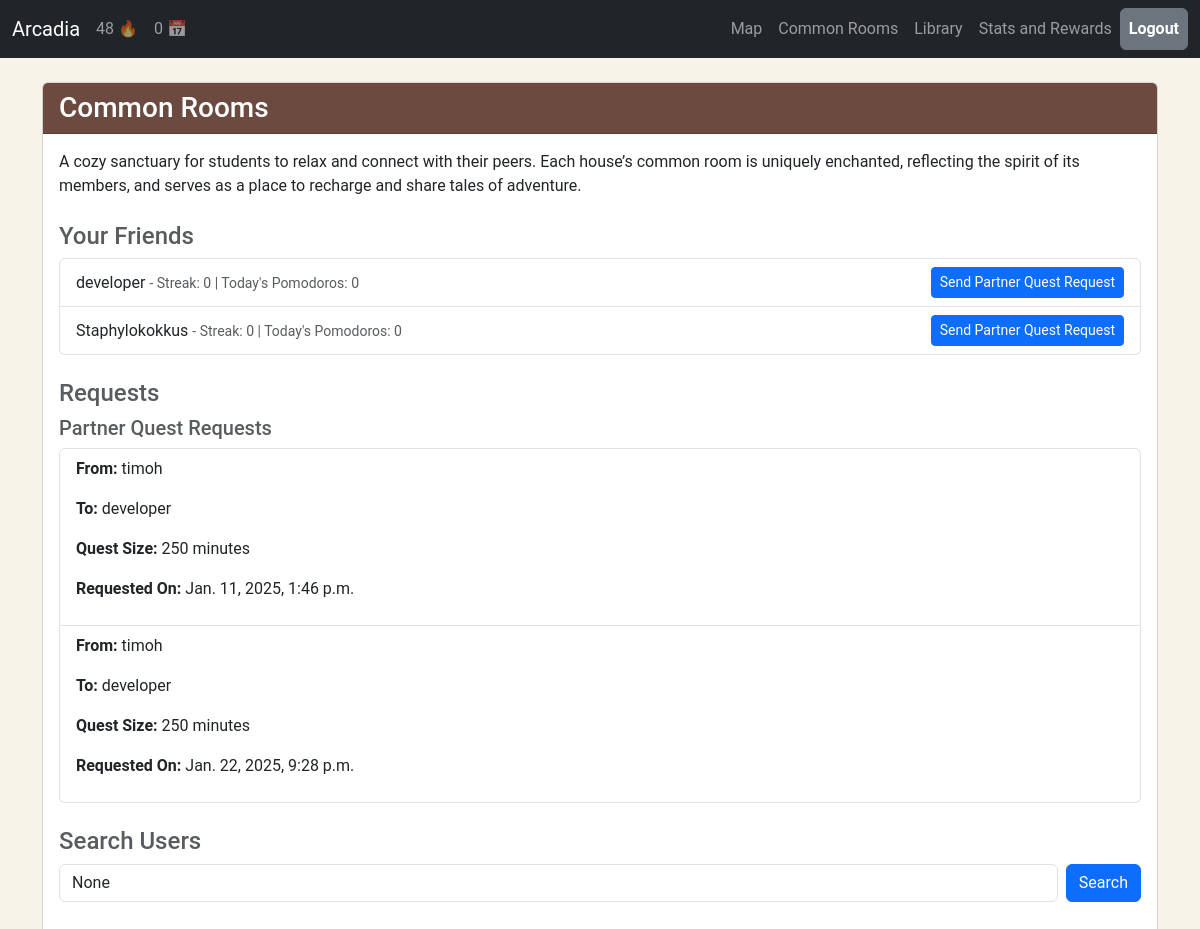
Screenshot of /pomo/common_rooms/ (signed in) with the database file from the repository.
### pomo/models.py (models this page shows, shortened)
class Location(models.Model):
    name = models.CharField(max_length=100)
    title = models.CharField(max_length=100, blank=True, null=True)
    description = models.TextField()

class PartnerQuestRequest(models.Model):
    from_user = models.ForeignKey(User, related_name='sent_partner_requests', on_delete=models.CASCADE)
    to_user = models.ForeignKey(User, related_name='received_partner_requests', on_delete=models.CASCADE)
    timestamp = models.DateTimeField(auto_now_add=True)
    size = models.IntegerField(default=10*25*60) # 10 pomodoros

### pomo/views.py (the view)
# urls.py: path('common_rooms/', common_rooms, name='common_rooms'),
@login_required
def common_rooms(request):
    partner_quest_context = get_context_partner_quests(request.user)
    friends = request.user.profile.friends.all()
    friend_requests = FriendRequest.objects.filter(to_user=request.user)
    friends_info = []
    for friend in friends:
        player_state = PlayerState.objects.get(player=friend.user)
        friends_info.append({
            'id': friend.user.id,
            'username': friend.user.username,
            'streak': player_state.get_streak(),
            'pomodoros_today': player_state.get_total_pomos_today(),
        })
    query = request.GET.get('q')
    if query:
        users = User.objects.filter(Q(username__icontains=query)).exclude(username=request.user.username)
    else:
        users = User.objects.none()
    stats = get_pomo_stats(request.user)
    location_description  = Location.objects.get(name='common_rooms').description
    return render(request, 'pomo/common_rooms.html', {
        **stats, **partner_quest_context,
        'location_description': location_description,
        'friends_info': friends_info,
        'friend_requests': friend_requests,
        'users': users,
        'query': query,
    })

### pomo/models.py (called while the page is built)
    def get_highest_streak(self):
        return self.highest_streak

    def get_streak(self):
        pomodoros = Timers.objects.filter(user=self.player).order_by('-date_completed')
        if not pomodoros.exists():
            return 0  # No pomodoros, so no streak
        today = timezone.now().date()
        timers_today = Timers.objects.filter(user=self.player, date_completed=today)
        yesterday = today - timedelta(1)
        timers_yesterday = Timers.objects.filter(user=self.player, date_completed=yesterday)
        if len(timers_today)==0 and len(timers_yesterday)==0:
            self.current_streak=0
            self.save()
            return 0
        else:
            return self.current_streak

    def get_total_pomos_today(self):
        today = timezone.now().date()
        timers_today = Timers.objects.filter(user=self.player, date_completed=today)
        total_pomodoros_today = len(timers_today)
        return total_pomodoros_today

### pomo/streak.py (called while the page is built)
def calculate_streak(user):
    pomodoros = Timers.objects.filter(user=user).order_by('-date_completed')
    if not pomodoros.exists():
        return 0  # No pomodoros, so no streak
    streak = 0
    today = timezone.now().date()
    yesterday = today - timedelta(1)
    if pomodoros[0].date_completed == today or pomodoros[0].date_completed == yesterday:
        streak = 1  # User completed a Pomodoro today, start streak count
        for i in range(1, len(pomodoros)):
            prev_day = pomodoros[i - 1].date_completed
            current_day = pomodoros[i].date_completed
            if prev_day - current_day == timedelta(days=1):
                streak += 1
            elif prev_day - current_day > timedelta(days=1):
                break
    return streak

### pomo/views.py (called while the page is built, shortened)
def get_context_partner_quests(user):
    partner_quests = PartnerQuest.objects.filter(models.Q(partner1=user) | models.Q(partner2=user))
    partner_quests_requests = PartnerQuestRequest.objects.filter(models.Q(from_user=user) | models.Q(to_user=user))
    partner_quest_list=[]
    request_list = []
    for request in partner_quests_requests:
        request_list.append({
            'id': request.id,
            'from_user': request.from_user.username,
            'to_user': request.to_user.username,
            'timestamp': request.timestamp,
            'size': request.size //60,
            'is_receiver': request.to_user == user,
        })
    return {'partner_quests': partner_quest_list, 'partner_quests_requests': request_list}

### pomo/templates/pomo/common_rooms.html (shortened to what this page needs)
{% load static %}
<!DOCTYPE html>
<html lang="en">
<head>
    <link href="https://cdn.jsdelivr.net/npm/bootstrap@5.3.2/dist/css/bootstrap.min.css" rel="stylesheet"
>
</head>
<body style="background-color: #f7f3e9; font-family: 'Roboto', sans-serif;">
    {% include "pomo/includes/navbar.html" %}
    <div class="container mt-4">
        <div class="card">
            <div class="card-header text-white" style="background-color: #6c4a3f;">
                <h3 class="mb-0">Common Rooms</h3>
            </div>
            <div class="card-body">
                <p class="mb-4">{{ location_description }}</p>
                <div class="mb-4">
                    <h4 class="text-muted">Your Friends</h4>
                    <ul class="list-group">
                        {% for friend in friends_info %}
                        <li class="list-group-item d-flex justify-content-between align-items-center">
                            <span>
                                {{ friend.username }}
                                <small class="text-muted"> - Streak: {{ friend.streak }} | Today's Pomodoros: {{ friend.pomodoros_today }}</small>
                            </span>
                            <form action="{% url 'send_partner_quest_request' friend.id %}" method="post"
                                class="d-inline-block">
                                <button type="submit" class="btn btn-sm btn-primary">Send Partner Quest Request</button>
                            </form>
                        </li>
                        {% endfor %}
                    </ul>
                </div>
                {% if friend_requests or partner_quests_requests %}
                <div class="mb-4">
                    <h4 class="text-muted">Requests</h4>
                    {% if partner_quests_requests %}
                    <h5 class="text-muted">Partner Quest Requests</h5>
                    <ul class="list-group">
                        {% for request in partner_quests_requests %}
                        <li class="list-group-item">
                            <p><strong>From:</strong> {{ request.from_user }}</p>
                            <p><strong>To:</strong> {{ request.to_user }}</p>
                            <p><strong>Quest Size:</strong> {{ request.size }} minutes</p>
                            <p><strong>Requested On:</strong> {{ request.timestamp }}</p>
                        </li>
                        {% endfor %}
                    </ul>
                    {% endif %}
                </div>
                {% endif %}
                <div class="mb-4">
                    <h4 class="text-muted">Search Users</h4>
                    <form method="get" action="{% url 'common_rooms' %}" class="d-flex">
                        <input type="text" name="q" placeholder="Search by username" value="{{ query }}"
                            class="form-control me-2">
                        <button type="submit" class="btn btn-primary">Search</button>
                    </form>
                </div>
            </div>
        </div>
    </div>
</body>
</html>

### rows the page displays
Location: description "A cozy sanctuary for students to relax and connect with their peers. Each house’s common room is uniquely enchanted, reflecting the spirit of its members, and serves as a place to recharge and share tales of adventure."
PartnerQuestRequest: timestamp "Jan. 11, 2025, 1:46 p.m."
PartnerQuestRequest: timestamp "Jan. 22, 2025, 9:28 p.m."

### other values shown
{{ streak }} "48"
{{ total_pomodoros_today }} "0"
{{ friend.username }} "developer" "Staphylokokkus"
{{ friend.streak }} "0" "0"
{{ friend.pomodoros_today }} "0" "0"
{{ request.from_user }} "timoh" "timoh"
{{ request.to_user }} "developer" "developer"
{{ request.size }} "250" "250"
